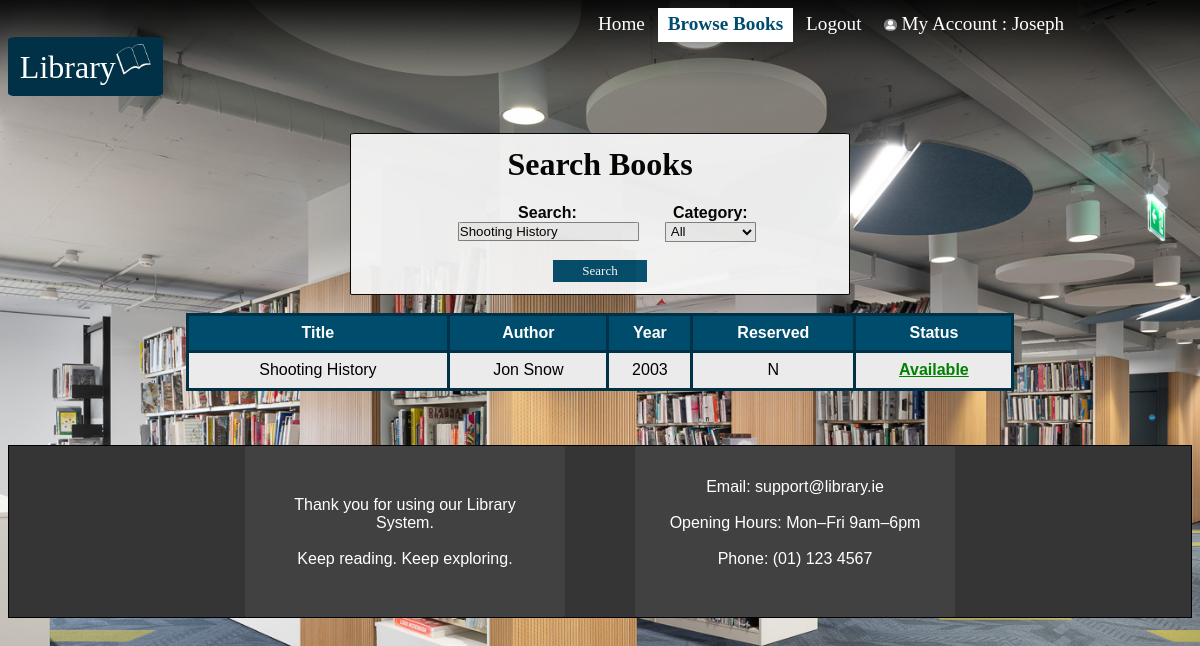
Screenshot of /pages/Browse.php?search=Shooting+History (signed in) with the database file from the repository.
### tables this page shows
CREATE TABLE `users` (
  `Username` varchar(20) NOT NULL,
  `Password` varchar(20) NOT NULL,
  `FirstName` varchar(20) NOT NULL,
  `Surname` varchar(20) NOT NULL,
  `AddressLine1` varchar(50) NOT NULL DEFAULT 'none',
  `AddressLine2` varchar(50) NOT NULL,
  `City` varchar(20) NOT NULL DEFAULT 'none',
  `County` varchar(20) NOT NULL DEFAULT 'none',
  `Telephone` varchar(10) NOT NULL DEFAULT 'none',
  `Mobile` varchar(10) NOT NULL DEFAULT 'none'
);

CREATE TABLE `books` (
  `ISBN` varchar(15) NOT NULL,
  `BookTitle` varchar(40) NOT NULL,
  `Author` varchar(20) NOT NULL,
  `Edition` int(11) NOT NULL,
  `Year` int(5) NOT NULL,
  `Category` bigint(3) NOT NULL,
  `Reserved` varchar(1) NOT NULL DEFAULT 'N'
);

### pages/Browse.php (the view, shortened to what this page needs)
<?php
include("../library.php");
$User = isset($_SESSION["Users"]) ? $_SESSION["Users"] : null;
?>
<!DOCTYPE html>
<html lang="en">
<html>
<head>
    <link rel="stylesheet" href="../libraryCSS/styles.css">
    <link rel="stylesheet" href="../libraryCSS/background.css">
</head>
<body>
    <header>
        <div class="top-nav-bar">
            <a class="heading" href="Index.php">Home</a>
            <a class="heading active" href="Browse.php">Browse Books</a>
            <a class="heading" href="Logout.php">Logout</a>
            <?php
                $sql = "SELECT Username, Password, FirstName, Surname, AddressLine1, AddressLine2, City, County, Telephone, Mobile FROM users WHERE Username='$User'";
                $result = $conn->query($sql);
                if ($result && $row = $result->fetch_assoc()) {
                    echo '<a id="MyAccount" class="heading" href="MyAccount.php"><img src="../media/accountIcon.png" style="width:1.3%;height:1.3%;" alt="Account icon"> My Account : ' . $row["FirstName"] . '</a>';
                }
            ?>
        </div>
        <a id="header">Library<img src="../media/headerIcon.png" style="width:3%;height:3%;" alt="Library logo"></a>
    </header>
    <?php
        $search = "";
        $page = 1;
        $limit = 5;
        $result = null;
        if ($_SERVER["REQUEST_METHOD"] === "GET") {
            if (isset($_GET["search"]) && $_GET["search"] !== "") {
                $search = trim($_GET["search"]);
            }
            $offset = ($page - 1) * $limit;
            $where = " WHERE 1=1 ";
            $params = array();
            $types = "";
            if ($search !== "") {
                $where .= " AND (BookTitle LIKE ? OR Author LIKE ?) ";
                $params[] = "%" . $search . "%";
                $params[] = "%" . $search . "%";
                $types .= "ss";
            }
            $main_sql = "SELECT * FROM books" . $where . " LIMIT ? OFFSET ?";
            $main_stmt = $conn->prepare($main_sql);
            $types2 = $types . "ii";
            $params2 = $params;
            $params2[] = $limit;
            $params2[] = $offset;
            $main_stmt->bind_param($types2, ...$params2);
            $main_stmt->execute();
            $result = $main_stmt->get_result();
        }
    ?>
    <div id="register">
        <h1>Search Books</h1>
        <form method="GET">
            <section class="searchGrid">
                <div>
                    <label class="loginInput" for="search">Search:</label>
                    <br>
                    <input type="text" id="search" name="search" value="<?php echo htmlspecialchars($search); ?>">
                </div>
                <div>
                    <label class="loginInput" for="category">Category:</label>
                    <br>
                    <select id="category" name="category">
                        <option value="">All</option>
                    </select>
                </div>
            </section>
            <br>
            <button class="button" type="submit">
                <a class="buttontext">Search </a>
            </button>
        </form>
    </div>
    <br>
    <table id="bookTable">
        <tr>
            <th>Title</th>
            <th>Author</th>
            <th>Year</th>
            <th>Reserved</th>
            <th>Status</th>
        </tr>
        <?php
            if ($result) {
                while ($row = $result->fetch_assoc()) { ?>
                    <tr>
                        <td><?php echo htmlspecialchars($row['BookTitle']); ?></td>
                        <td><?php echo htmlspecialchars($row['Author']); ?></td>
                        <td><?php echo htmlspecialchars($row['Year']); ?></td>
                        <td><?php echo htmlspecialchars($row['Reserved']); ?></td>
                        <td>
                            <?php if ($row['Reserved'] === 'N') { ?>
                                <a id="available" href="../reserve.php?ISBN=<?php echo urlencode($row['ISBN']); ?>">Available</a>
                            <?php } else { ?>
                                <a id="unavailable">Unavailable</a>
                            <?php } ?>
                        </td>
                    </tr>
                <?php }
            }
        ?>
    </table>
    <br>
    <br><br>
    <footer>
        <section class="footerGrid">
            <div class="footerText">
                <br>
                Thank you for using our Library System.
                <br>
                <br>
                Keep reading. Keep exploring.
            </div>
            <div class="footerText">
                Email: support@library.ie
                <br>
                <br>
                Opening Hours: Mon–Fri 9am–6pm
                <br>
                <br>
                Phone: (01) 123 4567
                <br>
                <br>
            </div>
        </section>
    </footer>
</body>
</html>

### libraryCSS/styles.css (style rules this page uses)
.loginInput { text-align: left; color: black; font-family: Arial, Helvetica, sans-serif; font-weight: bold; }
h1 { margin-top: 5%; font-family: prophet-bold; font-size: 200%; text-align: center; color: Black; }
.button { border-style: solid; border-width: 1%; border-color: #004C6C; background-color: #004C6C; width: 35%; height: 3.2%; margin: auto; }
.buttontext { font-family: prophet-regular; text-align: center; color: white; font-size: small; text-decoration: none; }
.top-nav-bar { text-align: right; overflow: hidden; padding: 0.5%; width: 80%; margin: 0% auto; }
.top-nav-bar a { text-align: center; color: white; text-align: center; padding: 1%; text-decoration: none; font-size: larger; font-family: prophet-regular; }
.top-nav-bar a.active { background-color: white; color: #004C6C; font-weight: bold; }
input { border-style: solid; border-color: gray; border-width: 1px; border-radius: 3%; padding: 0.5%; background-color: #ebebeb; }
select { border-style: solid; border-color: gray; border-width: 1px; border-radius: 3%; padding: 0.5%; background-color: #ebebeb; }
#header { margin-top: 5%; font-family: prophet-bold; font-size: 200%; text-align: left; color: white; background-color: #003146; border-radius: 5%; padding: 1%; }
#available { text-align: left; color: green; font-family: Arial, Helvetica, sans-serif; font-weight: bold; }
footer { background-position: bottom center; background-size: cover; background-color: #353535; color: white; text-align: center; border-style: solid; border-color: black; border-width: 1px; }
.footerGrid { display: grid; grid-template-columns: repeat(2, 1fr); gap: 10%; max-width: 60%; margin: 0 auto; }
.footerText { background-color: #414141; color: white; padding: 10%; border-radius: 1%; font-family: Arial, Helvetica, sans-serif; }
.searchGrid { display: grid; grid-template-columns: repeat(2, 1fr); gap: 10%; max-width: 60%; margin: 0 auto; }

### libraryCSS/background.css (style rules this page uses)
body { background-image: url("../media/TUDlibraryBackground.jpeg"); background-repeat: no-repeat; background-attachment: fixed; background-position: top center; background-size: cover; }

### rows the page displays
users: FirstName "Joseph"
books: BookTitle "Shooting History", Author "Jon Snow", Year "2003", Reserved "N"
